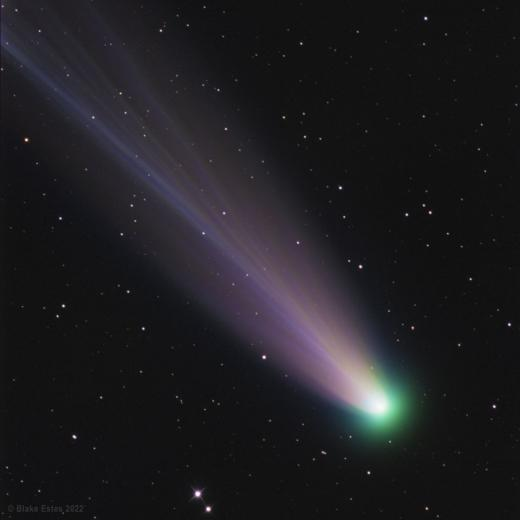
#> input picture Sharpening/images/comet.jpeg, 520 x 520 px
$ jupyter execute laplace.ipynb
#> lines starting #> are read from the running program, lines starting #| are printed output that depends on the picture
[cell 1]
import pandas as pd
import numpy as np
from PIL import Image

[cell 2]
img = Image.open('images/comet.jpeg').convert('L').resize((640 // 2,426 // 2))
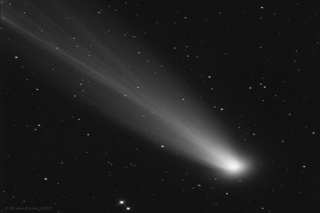
#> img: PIL image 320x213 L; min 10, max 252, mean 30.6
img

[cell 3]
imgMat = np.array(img)
imgMat

[cell 4]
lap_kernel = np.array([[0,1,0],[1,-4,1],[0,1,0]])

[cell 5]
lapMat = imgMat.copy()
for i in range(1,len(imgMat) - 1):
    for j in range(1,len(imgMat[0]) - 1):
        value = lap_kernel * imgMat[(i - 1):(i + 2), (j - 1):(j + 2)]
        lapMat[i][j] = min(max(0,value.sum()),255)
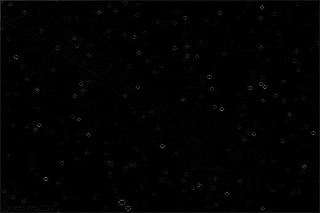
#> lapMat: shape (213, 320); min 0, max 138, mean 1.7

[cell 6]
fin = Image.fromarray(lapMat)

[cell 7]
fin

[cell 8]
fin.save('images/lap1.jpeg')

[cell 9]
lapMat = imgMat.copy()
for i in range(1,len(imgMat) - 1):
    for j in range(1,len(imgMat[0]) - 1):
        value = lap_kernel * imgMat[(i - 1):(i + 2), (j - 1):(j + 2)]
        lapMat[i][j] = min(max(0,imgMat[i][j] -  value.sum()),255)

$ run again, with Sharpening/images/moon.jpeg copied over Sharpening/images/comet.jpeg
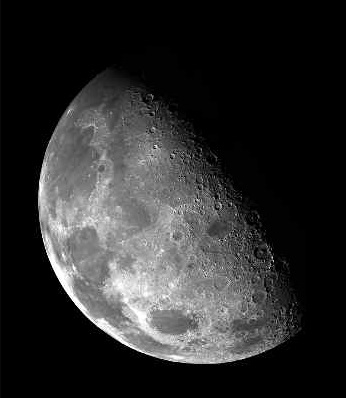
#> input picture Sharpening/images/moon.jpeg, 346 x 398 px
#> after the loop `for i in range(1,len(imgMat) - 1):`:
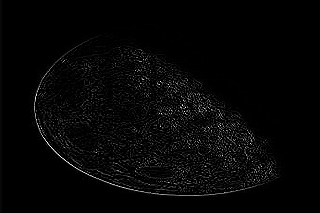
#> lapMat: shape (213, 320); min 0, max 255, mean 5.9
#> after the loop `for i in range(1,len(imgMat) - 1):`:
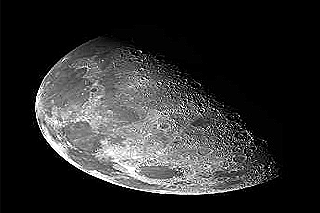
#> lapMat: shape (213, 320); min 0, max 255, mean 45.3
